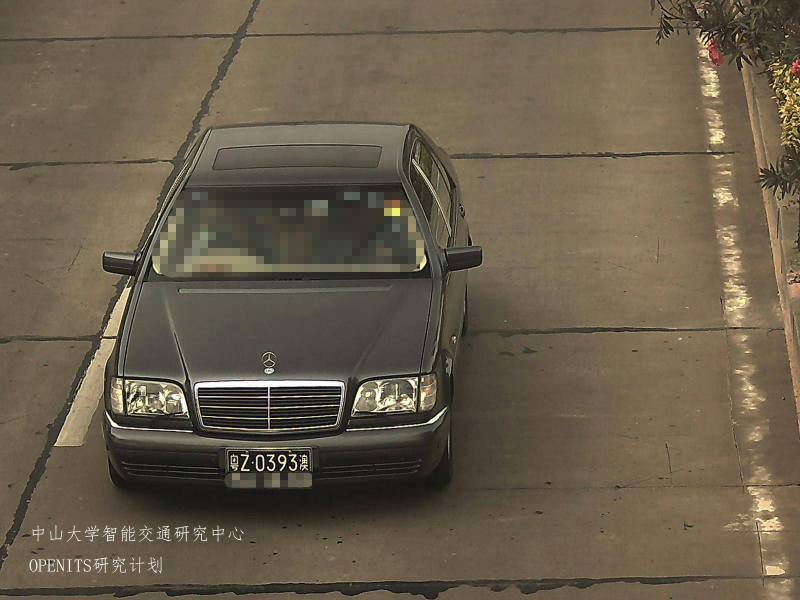
#> input picture pic/00001.jpg, 1600 x 1200 px, given in place of 1.jpg, which was not available (shown at 1/2 size)
$ python crop.py
#> lines starting #> are read from the running program, lines starting #| are printed output that depends on the picture
import cv2

if __name__ == '__main__':
    for i in range(1, 3000):
        path = "pic/{}.jpg".format(i)
        newPath = "newPic/new{}.jpg".format(i)
        im = cv2.imread(path)
#> im is the input picture: shape (1200, 1600, 3); mean B, G, R 75.3, 93.4, 104.7
        newIm = im[100:1000, 150:1300]
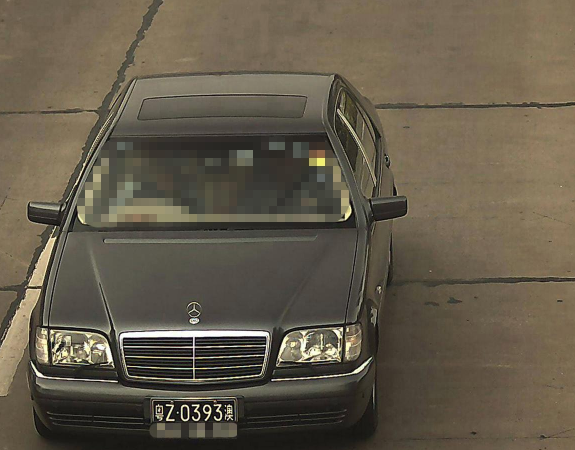
#> newIm: shape (900, 1150, 3) (shown at 1/2 size); mean B, G, R 74.7, 90.7, 99.6
        cv2.imwrite(newPath, newIm)
        print(i)
#> pass 2 of the loop `for i in range(1, 3000):`:
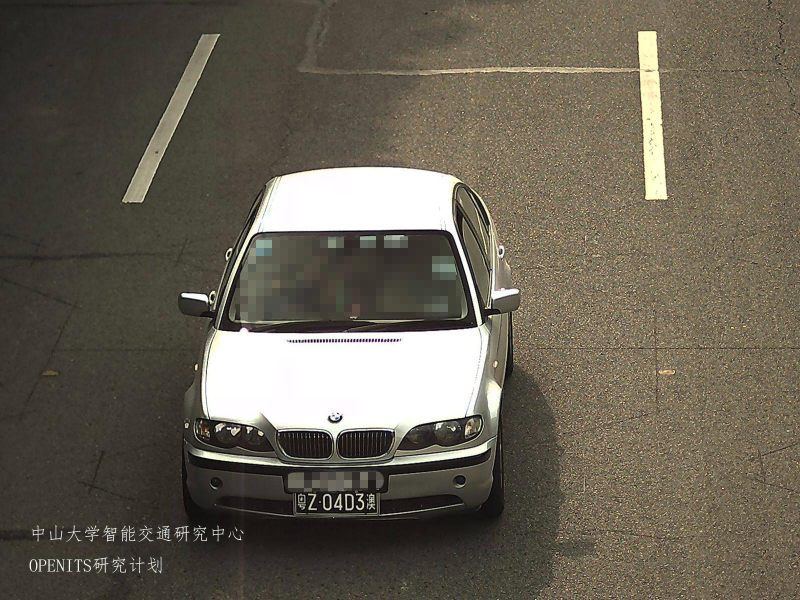
#> input picture pic/00002.jpg, 1600 x 1200 px, given in place of 2.jpg, which was not available (shown at 1/2 size)
#> im is the input picture: shape (1200, 1600, 3); mean B, G, R 84.2, 97.2, 103.8
#> `newIm = im[100:1000, 150:1300]`:
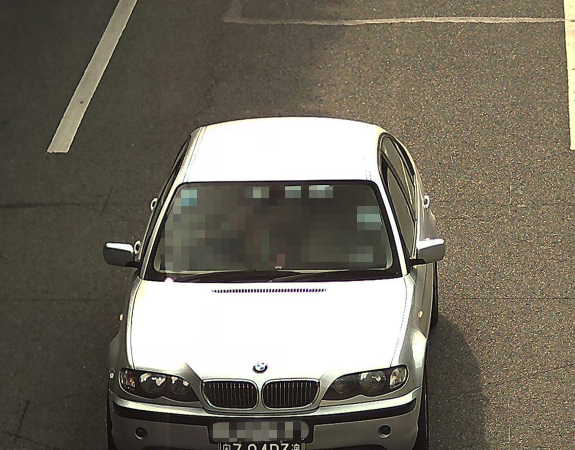
#> newIm: shape (900, 1150, 3) (shown at 1/2 size); mean B, G, R 98.4, 110.6, 116.4
#> (the run stopped early here; a loop or call above may not have finished)
